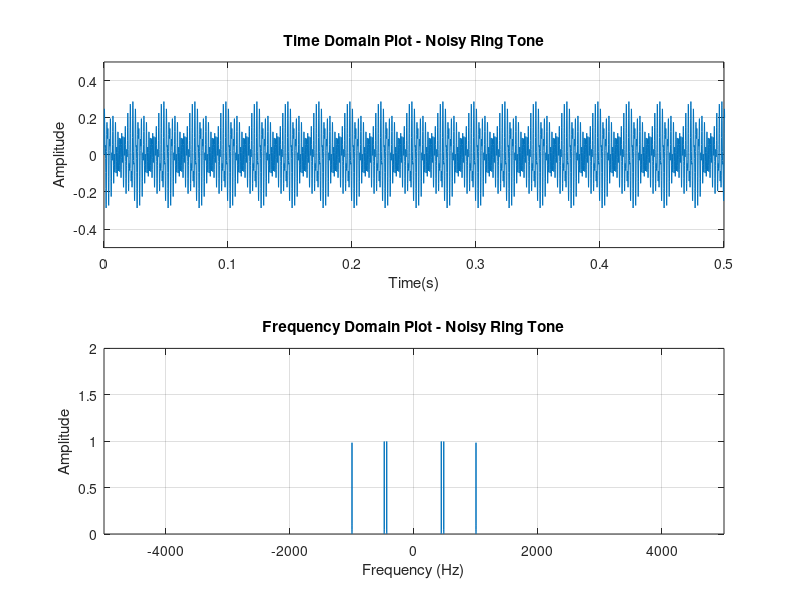
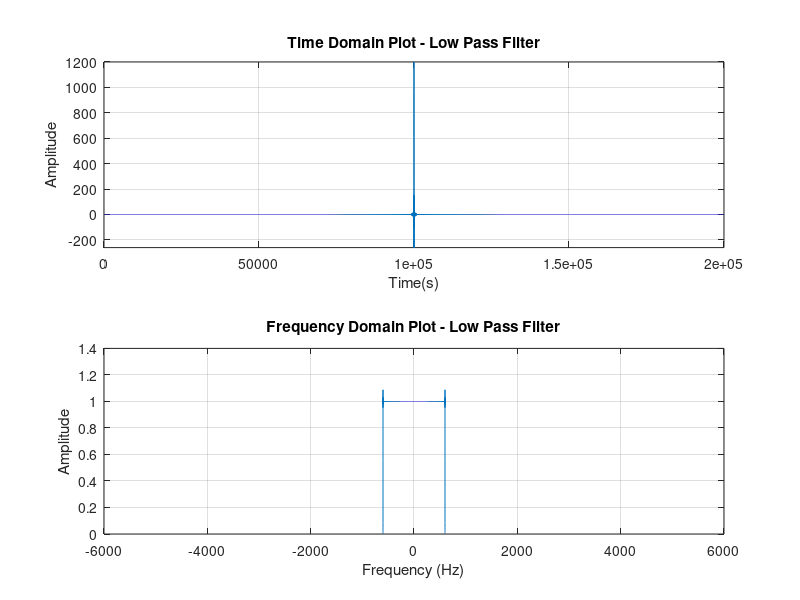
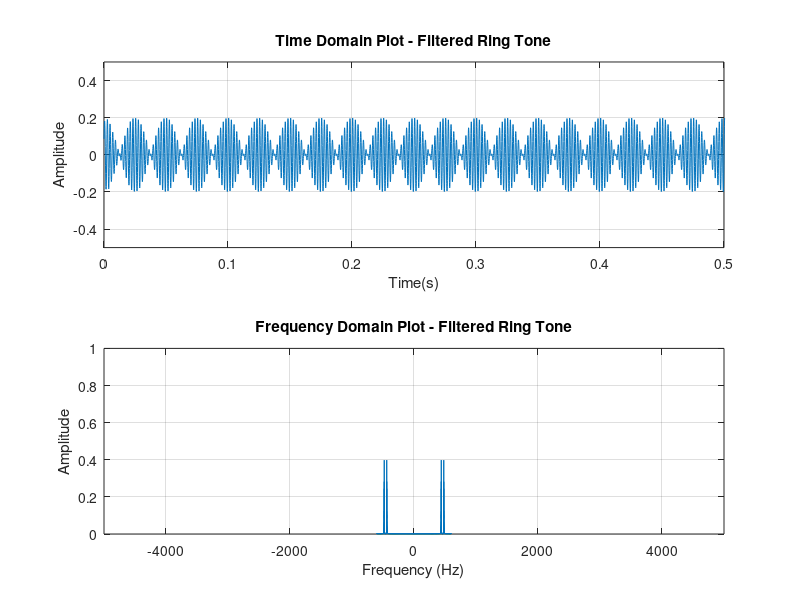

These figures' MATLAB source, in order:

%% Generating Ringing Tone 
% - NOTE: THIS IS NOT A PART OF THE PROBLEM, IT WAS DONE TO GENERATE THE
% AUDIO FILE FOR FURTHER PARTS OF THE PROBLEM

% Ring Tone
fs = 10000;
T = 20;
t = 0:1/fs:T;

fr1 = 440;
fr2 = 480;

% noisy frequency - 1000 Hz
fr3 = 1000;

ring_tone_t = 0.1*sin(2*pi*fr1*t) + 0.1*sin(2*pi*fr2*t) + 0.1*sin(2*pi*fr3*t);
ring_tone_f = fftshift(abs(fft(ring_tone_t)/fs));

N = length(t);
freq = linspace(-fs/2, fs/2, N);

% Loop to set the Cadence for 2 seconds ON and then 4 seconds OFF 
for i = 1:1:T - 1
    if((mod(i,6) == 2)||(mod(i,6) == 3)||(mod(i,6) == 4)||(mod(i,6) == 5))
        ring_tone_t(1,i*fs:((i+1)*fs-1)) = 0;
    else 
        ring_tone_t(1,i*fs:((i+1)*fs-1)) = ring_tone_t(1,i*fs:((i+1)*fs-1));
    end
end

% sound(ring_tone,fs)

filename = 'ring_tone_noisy.wav';
audiowrite(filename,ring_tone_t, fs)

figure(1)
subplot(2,1,1)
plot(t, ring_tone_t)
title("Time Domain Plot - Noisy Ring Tone")
xlabel("Time(s)")
ylabel("Amplitude")
axis([0 0.5 -0.5 0.5]) 
grid on

subplot(2,1,2)
plot(freq, ring_tone_f)
title("Frequency Domain Plot - Noisy Ring Tone")
xlabel("Frequency (Hz)")
ylabel("Amplitude")
axis([-inf inf 0 2]) 
grid on

%% Filter Design for Ringing Tone
B = 600;
signal_t = ring_tone_t;
signal_f = fftshift(abs(fft(signal_t)/fs));
filter_t = 2*B*sinc(2*B*(t - T/2));
filter_f = fftshift(abs(fft(filter_t)/fs));

filtered_signal_t = conv(signal_t, filter_t, 'same')/fs;
filtered_signal_f = signal_f.*filter_f;

figure(2)
subplot(2,1,1)
plot(filter_t)
title("Time Domain Plot - Low Pass Filter")
xlabel("Time(s)")
ylabel("Amplitude")
axis([0 T*fs -inf inf]) 
grid on

subplot(2,1,2)
plot(freq, filter_f)
title("Frequency Domain Plot - Low Pass Filter")
xlabel("Frequency (Hz)")
ylabel("Amplitude")
grid on

figure(3)
subplot(2,1,1)
plot(t, filtered_signal_t)
title("Time Domain Plot - Filtered Ring Tone")
xlabel("Time(s)")
ylabel("Amplitude")
axis([0 0.5 -0.5 0.5])
grid on

subplot(2,1,2)
plot(freq, filtered_signal_f)
title("Frequency Domain Plot - Filtered Ring Tone")
xlabel("Frequency (Hz)")
ylabel("Amplitude")
axis([-inf inf 0 1]) 
grid on

% sound(filtered_signal_t,fs)

filename = 'ring_tone_filtered.wav';
audiowrite(filename,filtered_signal_t,fs)



